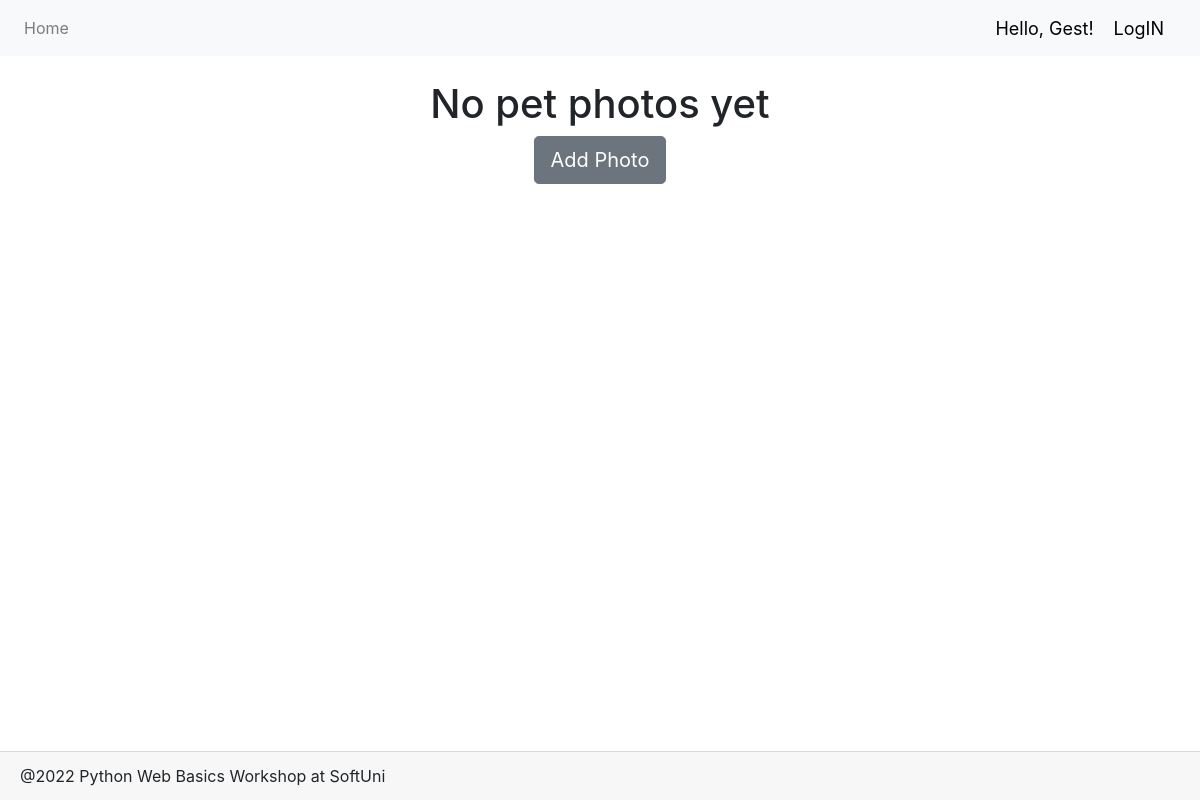
The page /dashboard/ on the database as committed earlier.
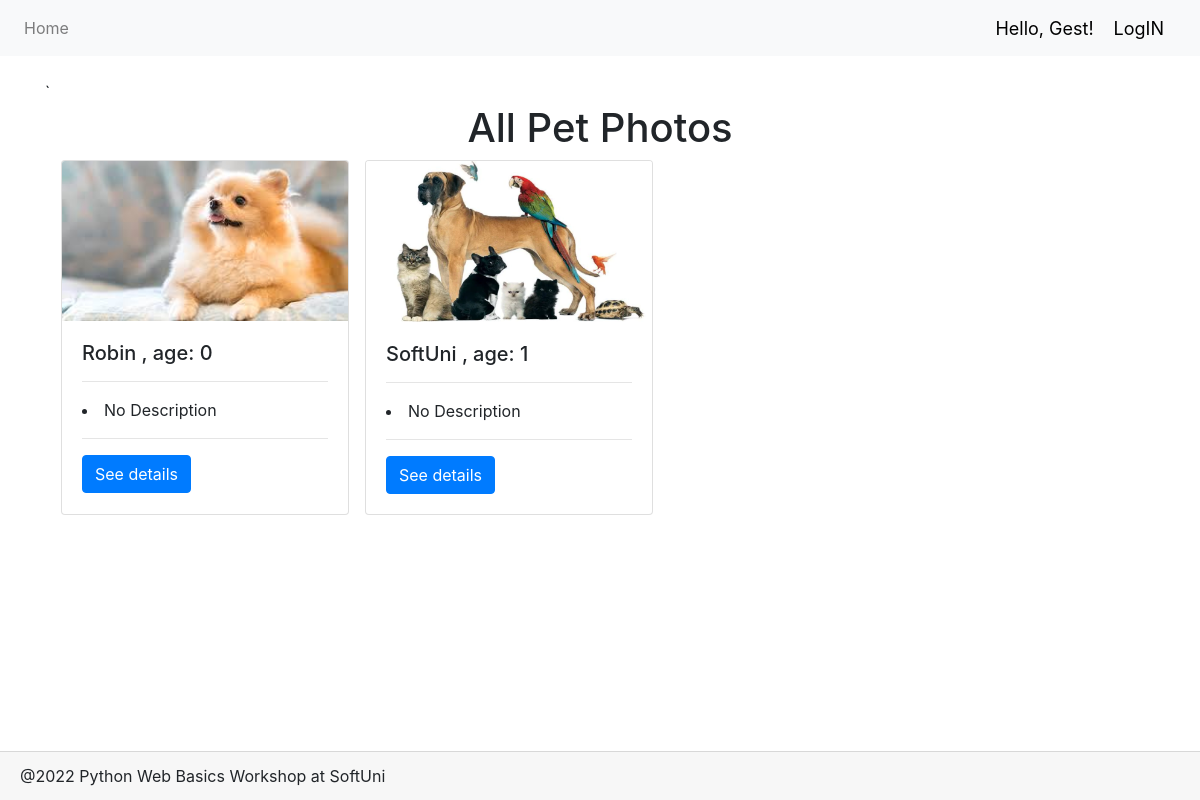
The same page on the database as committed later.
### Petstagram/main_app/models.py (models this page shows, shortened)
class PetPhoto(models.Model):
    photo = models.ImageField(
        'Pet image',
        upload_to='images/',
    )
    tagged_pets = models.ManyToManyField(Pet)
    description = models.TextField(
        null=True,
        blank=True,
    )
    publication_date = models.DateTimeField(
        auto_now_add=True,
    )
    likes = models.IntegerField(
        default=0
    )
    account = models.ForeignKey(
        User,
        related_name='account_owner_photo',
        on_delete=models.CASCADE,
        unique=False,
    )
    list_who_like_photo = models.ManyToManyField(
        User,
        related_name='account_liked_photo',
        blank=True,
    )

class Pet(models.Model):
    TYPES = [(x, x) for x in ("Cat", "Dog", "Bunny", "Parrot", "Fish", "Other")]
    name = models.CharField('Pet name', max_length=30)
    type = models.CharField(
        max_length=max(len(x) for (x, y) in TYPES),
        choices=TYPES
    )
    date_of_birth = models.DateField(
        'Day of birth',
        null=True,
        blank=True
    )
    account = models.ForeignKey(
        User,
        on_delete=models.CASCADE,
    )
    @property
    def age(self):
        return datetime.datetime.now().year - self.date_of_birth.year
    class Meta:
        unique_together = ('name',)

### Petstagram/main_app/views/generic.py (the view)
# urls.py: path('dashboard/', generic.DashboardView.as_view(), name='dashboard'),
class DashboardView(generic.ListView):
    template_name = 'dashboard.html'
    model = PetPhoto
    context_object_name = 'pet_photos'

### Petstagram/main_app/templatetags/profiles.py (called while the page is built)
@register.simple_tag()
def has_profile():
    return Profile.objects.count() > 0

### Petstagram/main_app/templates/dashboard.html
{% extends 'base.html' %}
{% block page_content %}
    {% if pet_photos %}`
        <h1 class='text-center'>All Pet Photos</h1>
        <div class="container mb-5">
        <div class="row mb-5">
        {% for pet_photo in pet_photos %}
            <div class="card ml-3 mb-3" style="width: 18rem;">
                <img src= '{{ pet_photo.photo.url }}'
                     class="card-img-top" alt="Photo description">
                <div class="card-body">
                    {% for pet in pet_photo.tagged_pets.all %}
                        <h5 class="card-title">{{ pet.name }}
                            {% if pet.date_of_birth %}
                                , age: {{ pet.age }}
                            {% endif %}</h5>
                        <hr>
                    {% endfor %}
                        {% if pet_photo.description %}
                            <li>Description: {{ pet_photo.description|truncatechars:30}}</li>
                        {% else%}
                            <li>No Description</li>
                        {% endif%}
                        <hr>
                        <a href="{% url 'photo_details' pet_photo.id %}" class="btn btn-primary">See details</a>
                </div>
            </div>
        {% endfor %}
        </div>
    </div>
    {% else %}
        <h1 class='text-center'>No pet photos yet</h1>
        <div class=" row d-flex justify-content-center align-content-center">
            <a href="{% url 'add_photo' %}" class="btn btn-lg btn-secondary row align-self-baseline">Add Photo</a>
        </div>
    {% endif %}
{% endblock %}

Rows that differ between the two databases and show on the page:
added PetPhoto: photo (picture), description "No Description"
added Pet: name "Robin", age "0"
added PetPhoto: photo (picture), description "No Description"
added Pet: name "SoftUni", age "1"
Other text that changed with them:
text no longer shown: "No pet photos yet Add Photo"
text now shown: "` All Pet Photos"
